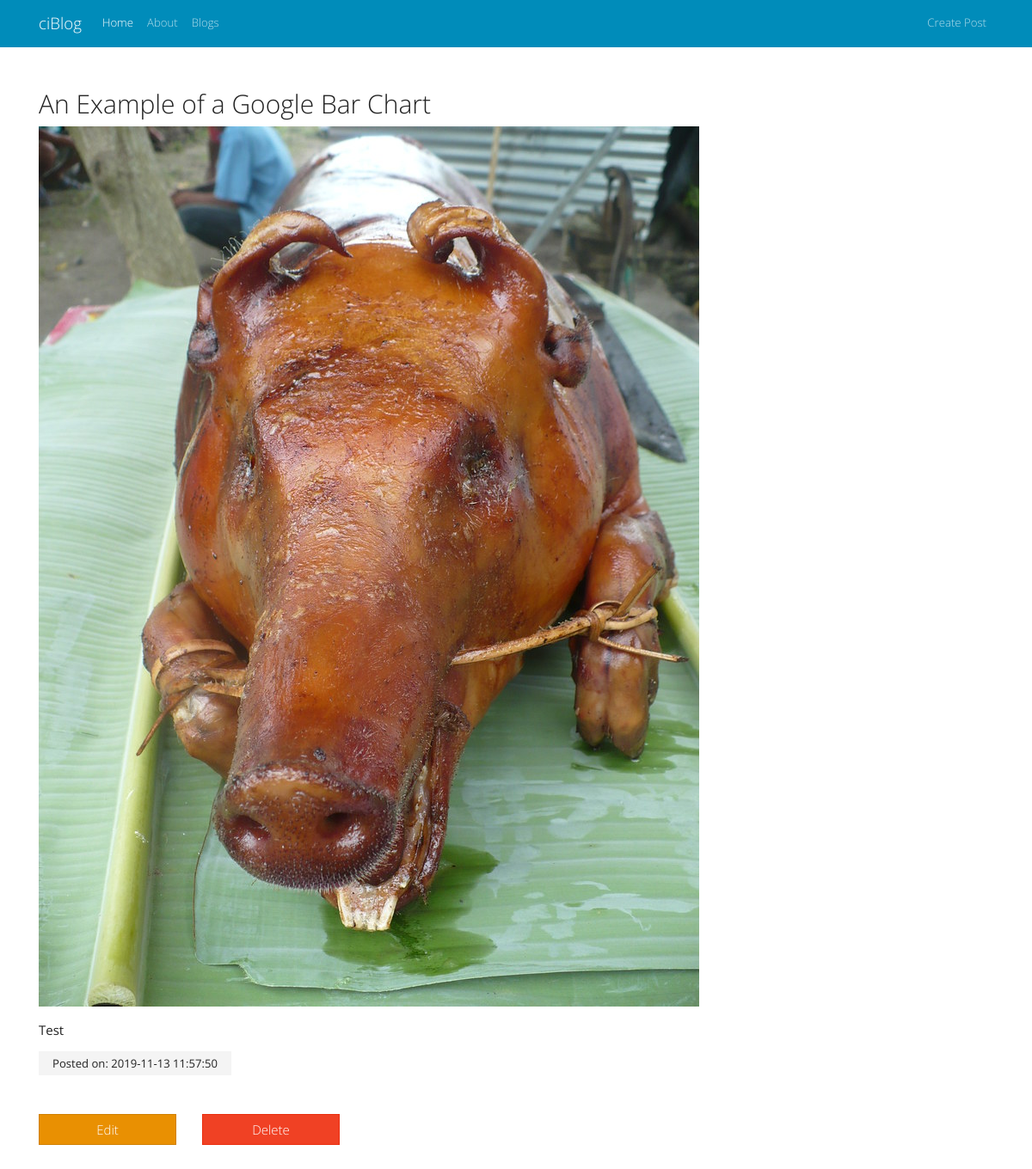
Screenshot of /posts/An-Example-of-a-Google-Bar-Chart with the database file from the repository.
### tables this page shows
CREATE TABLE IF NOT EXISTS `posts` (
  `id` int(11) NOT NULL AUTO_INCREMENT,
  `category_id` int(11) NOT NULL,
  `title` varchar(255) NOT NULL,
  `slug` varchar(255) NOT NULL,
  `body` text NOT NULL,
  `post_image` varchar(255) NOT NULL,
  `created_at` timestamp NOT NULL DEFAULT CURRENT_TIMESTAMP,
  PRIMARY KEY (`id`)
);

### application/controllers/Posts.php (called while the page is built, shortened)
<?php
    class Posts extends CI_Controller{
        public function view($slug = NULL){
            $this->load->model('post_model');
            $data['post']   =   $this->post_model->get_posts($slug);
            $data['title']  =   $data['post']['title'];
            $this->load->view('templates/header');
            $this->load->view('posts/view', $data);
            $this->load->view('templates/footer');
        }
    }

### index.php (called while the page is built, shortened)
<?php
require_once BASEPATH.'core/CodeIgniter.php';

### application/models/Post_model.php (called while the page is built, shortened)
<?php
    class Post_model extends CI_Model{
        public function get_posts($slug = FALSE){
            $query = $this->db->get_where('posts', array('slug' => $slug));
            return $query->row_array();
        }
    }

### application/views/posts/view.php (the view)
<section class="my-5 blog">
    <h2><?php echo $post['title']; ?></h2>
    <div class="post-body">
        <img src="<?php echo base_url(); ?>assets/images/posts/<?php echo $post['post_image']; ?>" alt="">
        <p><?php echo $post['body']; ?></p>
        <small class="post-date px-3">Posted on: <?php echo $post['created_at']; ?></small>
    </div>
    <div class="row my-5">
        <div class="col-12 col-sm-4 col-md-2">
            <a href="<?php echo base_url(); ?>posts/edit/<?php echo $post['slug']; ?>" class="btn btn-warning btn-block">Edit</a>
        </div>
        <div class="col-12 col-sm-4 col-md-2">
            <?php echo form_open('posts/delete/'.$post['id']); ?>
                <div class="form-group">
                    <input type="submit" value="Delete" class="form-control btn btn-danger">
                </div>
            </form>
        </div>
    </div>
</section>

### assets/css/styles.css (style rules this page uses)
.post-date { background-color: #f4f4f4; padding: 5px 0; }

### rows the page displays
posts: title "An Example of a Google Bar Chart", post_image (picture), body "Test", created_at "2019-11-13 11:57:50"
